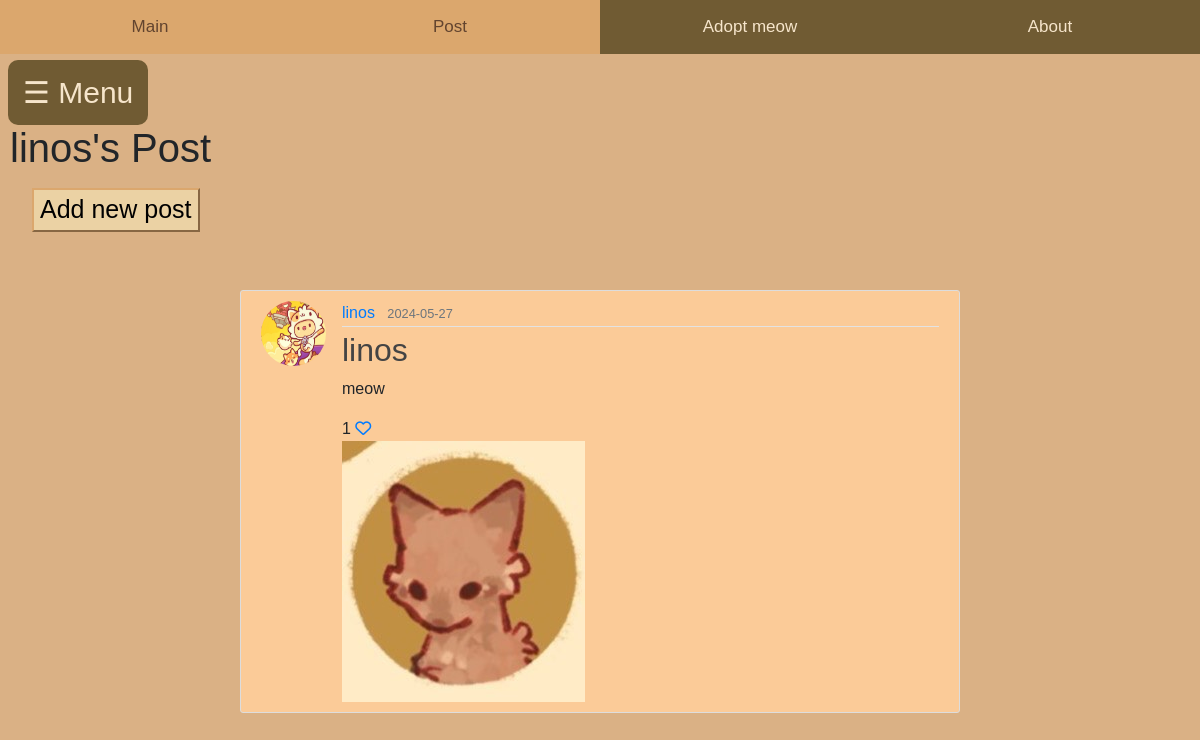
/user_posts (signed in), run on an earlier commit of the app's database.
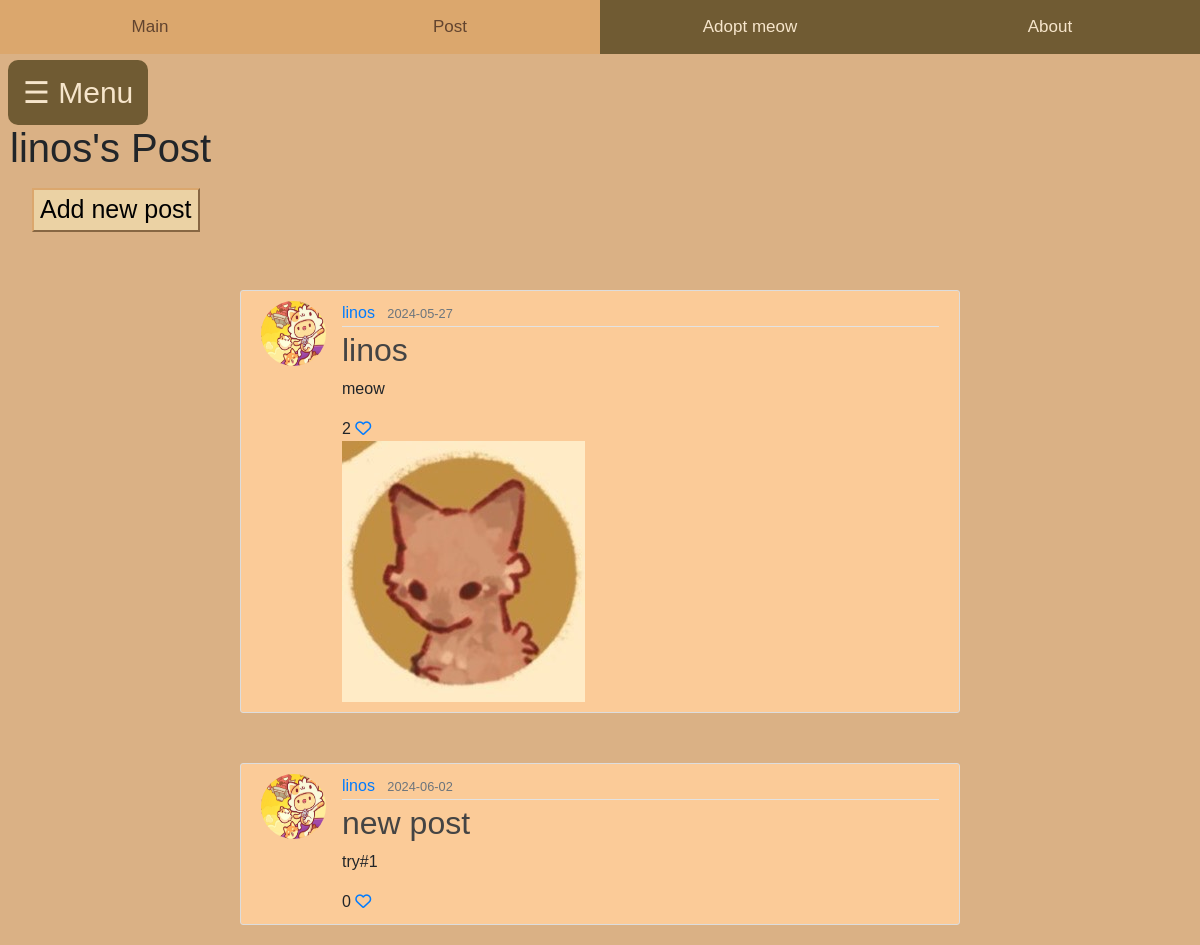
And on a later commit of the database.
### home/models.py (models this page shows, shortened)
class User(db.Model, UserMixin):
    id = db.Column(db.Integer, primary_key=True)
    fullname = db.Column(db.String(120), unique=True, nullable=False)
    email = db.Column(db.String(20), unique=True, nullable=False)
    username = db.Column(db.String(120), unique=True, nullable=False)
    password1 = db.Column(db.String(255), nullable=False)
    password2 = db.Column(db.String(255), nullable=False)
    state = db.Column(db.String(120), nullable=False)
    phonenumber = db.Column(db.String(20), unique=True, nullable=False)
    posts = db.relationship('Post', backref='author', lazy=True)
    comments = db.relationship('Comment', backref='author', lazy=True)
    likes = db.relationship('Like', backref='author', lazy=True)
    cats = db.relationship('Cat', backref='owner', lazy=True)

class Post(db.Model):
    id = db.Column(db.Integer, primary_key = True)
    title = db.Column(db.String(255), nullable =False)
    content = db.Column(db.Text, nullable=False)
    date = db.Column(db.DateTime(timezone=True), nullable=False, default=func.now())
    user_id = db.Column(db.Integer, db.ForeignKey('user.id'), nullable=False)
    file = db.Column(db.String(255), nullable=True)
    comments = db.relationship('Comment', backref='post', lazy=True)
    likes = db.relationship('Like', backref='post', lazy=True)

### home/views.py (the view)
@views.route('/user_posts')
def user_posts():
    user_posts = Post.query.filter_by(author=current_user).all()
    return render_template('user_posts.html', posts=user_posts)

### home/templates/user_posts.html (shortened to what this page needs)
<!DOCTYPE html>
<html>
<head>
    <link rel="stylesheet" href="https://maxcdn.bootstrapcdn.com/bootstrap/4.0.0/css/bootstrap.min.css">
    <link rel='stylesheet' type='text/css' media='screen' href="{{url_for('static',filename='main.css')}}">
    <div class="topnav">
        <a href="/mainpage">Main</a>
        <a class="active" href="/createpost">Post</a>
        <a href="/adoptmeow">Adopt meow</a>
        <a href="/donation">About</a>
      </div>
</head>
<body>
    <span class='menu-button' style="font-size:30px;cursor:pointer" onclick="openNav()">&#9776; Menu</span>
    <br />
    <div class="mypost-content">
        <h1>{{current_user.username}}'s Post</h1>
        <div class="newpost">
            <a href="/createpost"><button class="addpostbtn">Add new post</button></a>
        </div>
    </div>
    <div class="post-content">
        {% for post in posts %}
        <article class="media content-section">
          <img class="rounded-circle article-img" src="{{ url_for('static', filename='neko.jpg' )}}">
          <div class="media-body">
            <div class="article-metadata">
              <a class="mr-2" href="#">{{ post.author.username }}</a>
              <small class="text-muted">{{ post.date.strftime('%Y-%m-%d') }}</small>
            </div>
            <h2><a class="article-title" href="{{ url_for('views.post', post_id=post.id) }}">{{ post.title }}</a></h2>
            <p class="article-content">{{ post.content }}</p>
            <div>
              {{ post.likes|length }}
              <a href="/like-post/{{post.id}}"><i class="fa-regular fa-heart"></i></a>
            </div>
            <div class="post-image">
              {% if post.file %}
                  <img src="{{ post.file }}" alt="uploaded image">
              {% endif %}
            </div>
          </div>
        </article>
    {% endfor %}
    </div>
</body>
</html>

### home/static/main.css (style rules this page uses)
body { margin: 0; padding: 0; overflow-x: hidden; background-color: #ffdc9c; margin-top: 100px; font-family: Arial, Helvetica, sans-serif; }
.content-section { background: #fbcb98; padding: 10px 20px; border: 1px solid #dddddd; border-radius: 3px; margin-top: 50px; margin-bottom: 20px; margin-left: 20%; margin-right: 20%; }
.mypost-content h1,h5 { margin-left: 10px; }
.addpostbtn { background-color: #ebd2a4; border-color: #dba76d; }
.article-title { color: #444444; }
.article-content { white-space: pre-line; }
.article-img { height: 65px; width: 65px; margin-right: 16px; }
.article-metadata { padding-bottom: 1px; margin-bottom: 4px; border-bottom: 1px solid #e3e3e3 }
.newpost a { padding: 8px 8px 8px 32px; text-decoration: none; font-size: 25px; color: #47301a; display: block; }
.topnav { overflow: hidden; background-color: #705b33; position: fixed; width: 100%; top: 0; z-index: 2; }
.topnav a { float: left; color: #f6e5cb; text-align: center; padding: 14px 0;; text-decoration: none; font-size: 17px; width: 25%; }
.topnav a:hover, a.active { background-color: #dba76d; color: #62442f; font-size: 17px; }
.topnav::after { content: ""; display: table; clear: both; }
.menu-button { position: absolute; top: 60px; left: 8px; font-size: 20px; cursor: pointer; color: #f6e5cb; background-color: #705b33; padding: 10px 15px; border-radius: 10px; z-index: 1; }
.post-image img { max-width: 500px; max-height: 300px; }
body, .userpagecontainer { background-color: #dab185; }

What changed in the data, as far as the page shows it:
computed for Post "meow": likes|length "1" → "2"
added Post: author.username "linos", date "2024-06-02", title "new post", content "try#1", likes|length "0"
